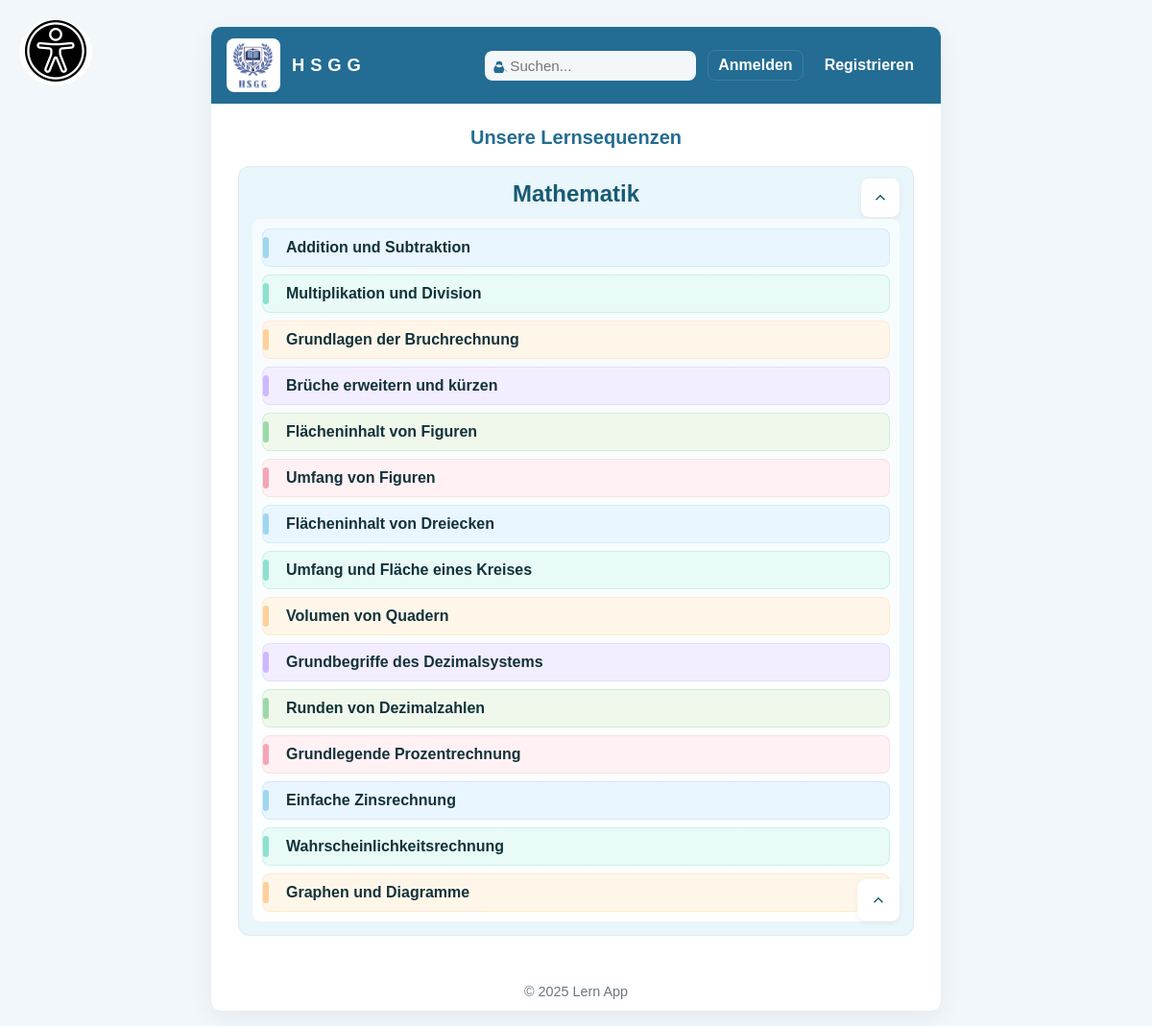
The page / on the database its author committed.
### tables this page shows
CREATE TABLE IF NOT EXISTS bereiche (
                                        id INT PRIMARY KEY AUTO_INCREMENT,
                                        titel VARCHAR(255) NOT NULL
);

CREATE TABLE IF NOT EXISTS themen (
                                      id INT PRIMARY KEY AUTO_INCREMENT,
                                      titel VARCHAR(255) NOT NULL,
                                      bereich_id INT NOT NULL,
                                      FOREIGN KEY (bereich_id) REFERENCES bereiche(id)
                                          ON DELETE CASCADE
);

### controllers/HomeController.php (called while the page is built, shortened)
<?php
require_once __DIR__ . '/../models/BereichModel.php';
class HomeController {
    private BereichModel $bereichModel;
    public function __construct(PDO $pdo) {
        $this->bereichModel = new BereichModel($pdo);
    }
    public function index(): void {
        $bereiche = $this->bereichModel->getAlleBereicheMitThemen();
        $data = [
            'bereiche' => $bereiche,
            'user_id' => $_SESSION['user_id'] ?? null,
            'username' => $_SESSION['username'] ?? null,
            'rolle' => $_SESSION['rolle'] ?? null
        ];
        $this->loadView('home', $data);
    }
    private function loadView(string $viewName, array $data = []): void {
        extract($data);
        require __DIR__ . '/../views/' . $viewName . '.php';
    }
}

### models/BereichModel.php (called while the page is built, shortened)
<?php
class BereichModel
{
    private \PDO $pdo;
    public function __construct(\PDO $pdo)
    {
        $this->pdo = $pdo;
    }
    public function getAlleBereiche(): array
    {
        $stmt = $this->pdo->query("SELECT id, titel FROM bereiche ORDER BY id");
        return $stmt ? $stmt->fetchAll(\PDO::FETCH_ASSOC) : [];
    }
    public function getAlleBereicheMitThemen(): array
    {
        $bereiche = $this->getAlleBereiche();
        foreach ($bereiche as &$b) {
            $stmt = $this->pdo->prepare("
                SELECT id, titel
                FROM themen
                WHERE bereich_id = :bid
                ORDER BY id
            ");
            $stmt->execute([':bid' => $b['id']]);
            $b['themen'] = $stmt->fetchAll(\PDO::FETCH_ASSOC);
        }
        return $bereiche;
    }
}

### views/home.php (the view, shortened to what this page needs)
<!DOCTYPE html>
<html lang="de">
<head>
    <link rel="stylesheet" href="../CSS/komponente.css">
    <link rel="stylesheet" href="../CSS/Home.css">
</head>
<body>
<div class="page-wrap" role="main">
    <header class="app-header" role="banner">
        <div class="brand-left">
            <img src="/images/logo.jpg" alt="Logo" class="logo">
            <div class="brand-title">H S G G</div>
        </div>
        <div class="header-actions">
            <div class="search-box" role="search" aria-label="Seiten-Suche">
                <svg aria-hidden="true" width="16" height="16" viewBox="0 0 24 24" fill="#236C93"><path d="M21.53 20.47l-3.76-3.76A8 8 0 1 0 18 18l3.53 3.53a.75.75 0 0 0 1.06-1.06zM5.5 10.5a5 5 0 1 1 10 0 5 5 0 0 1-10 0z"/></svg>
                <input id="search" name="search" type="search" placeholder="Suchen..." aria-label="Suchen">
            </div>
            <div class="user_button_container">
                <?php if (!empty($_SESSION['user_id'])): ?>
                    <div class="user-status">
                        <div class="username"><?= htmlspecialchars($_SESSION['username'] ?? 'Benutzer') ?></div>
                        <?php if (($_SESSION['rolle'] ?? '') === 'lehrer'): ?>
                            <a class="teacher-dashboard-btn" href="/public/index.php?page=teacher_dashboard" title="Lehrer Dashboard">Lehrerbereich</a>
                        <form method="post" action="/public/index.php?page=logout" style="margin:0;">
                            <button type="submit" class="logout-btn" title="Abmelden">Abmelden</button>
                        </form>
                        <?php endif; ?>
                    </div>
                <?php else: ?>
                    <a class="btn-ghost" href="/public/index.php?page=login" title="Login">Anmelden</a>
                    <a class="btn-primary" href="/public/index.php?page=register" title="Registrieren">Registrieren</a>
                <?php endif; ?>
            </div>
        </div>
    </header>
    <button id="menuBtn"> <img src="../images/menu-icon.png" alt="My Button" width="100" height="100"></button>
    <main class="content" role="main">
        <h1 class="page-head">Unsere Lernsequenzen</h1>
        <div id="sections">
            <?php foreach ($bereiche as $b): $bid = (int)$b['id']; ?>
                <section class="topic-section section-open" id="section-<?= $bid ?>" data-id="<?= $bid ?>">
                    <button class="section-toggle top" data-target="content-<?= $bid ?>" aria-controls="content-<?= $bid ?>" aria-expanded="true" title="Zusammenklappen (oben)">
                        <svg class="chev" viewBox="0 0 24 24"><polyline points="6 9 12 15 18 9"></polyline></svg>
                    </button>
                    <h2><?= htmlspecialchars($b['titel']) ?></h2>
                    <div class="topic-content" id="content-<?= $bid ?>" aria-hidden="false">
                        <div class="topic-inner">
                            <div class="topic-list" id="topic-list-<?= $bid ?>">
                                <?php if (!empty($b['themen'])): foreach ($b['themen'] as $t): ?>
                                    <div class="topic-item" id="topic-<?= (int)$t['id'] ?>" data-id="<?= (int)$t['id'] ?>" data-title="<?= htmlspecialchars($t['titel']) ?>">
                                        <a href="<?= htmlspecialchars($t['href']) ?>">
                                            <span><?= htmlspecialchars($t['titel']) ?></span>
                                        </a>
                                    </div>
                                <?php endforeach; else: ?>
                                    <div class="topic-item notice">Noch keine Themen.</div>
                                <?php endif; ?>
                            </div>
                        </div>
                    </div>
                    <button class="section-toggle bottom" data-target="content-<?= $bid ?>" aria-controls="content-<?= $bid ?>" aria-expanded="true" title="Auf/Zu (unten)">
                        <svg class="chev" viewBox="0 0 24 24"><polyline points="6 9 12 15 18 9"></polyline></svg>
                    </button>
                </section>
            <?php endforeach; ?>
        </div>
    </main>
    <footer>&copy; 2025 Lern App</footer>
</div>
</body>
</html>

### public/index.php (shortened to what this page needs)
<?php
require_once __DIR__ . '/../config/Datenbank.php';
require_once __DIR__ . '/../controllers/HomeController.php';
$pdo = dbconnect();
$page = $_GET['page'] ?? 'home';
switch ($page) {
    case 'home':
    default:
        $controller = new HomeController($pdo);
        $controller->index();
        break;
}

### public/CSS/komponente.css (style rules this page uses)
#menuBtn { position: fixed; top: 20px; left: 20px; z-index: 1000; border: none; cursor: pointer; border-radius: 50%; background-color: white !important; align-content: center; }
#menuBtn img { margin: auto; height: 4rem; width: 4rem; }

### rows shown on the page
bereiche: titel "Mathematik"
themen: titel "Addition und Subtraktion"
themen: titel "Multiplikation und Division"
themen: titel "Grundlagen der Bruchrechnung"
themen: titel "Brüche erweitern und kürzen"
themen: titel "Flächeninhalt von Figuren"
themen: titel "Umfang von Figuren"
themen: titel "Flächeninhalt von Dreiecken"
themen: titel "Umfang und Fläche eines Kreises"
themen: titel "Volumen von Quadern"
themen: titel "Grundbegriffe des Dezimalsystems"
themen: titel "Runden von Dezimalzahlen"
themen: titel "Grundlegende Prozentrechnung"
themen: titel "Einfache Zinsrechnung"
themen: titel "Wahrscheinlichkeitsrechnung"
themen: titel "Graphen und Diagramme"
